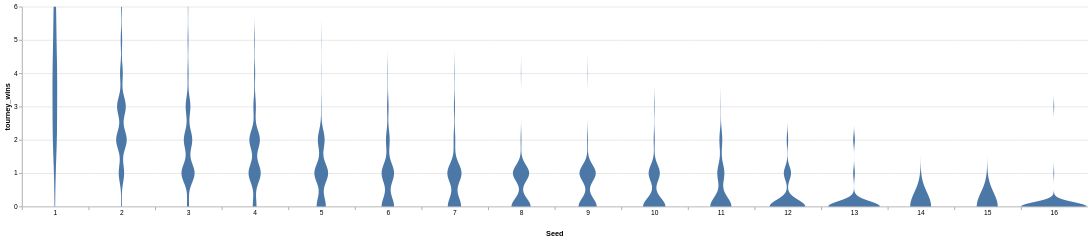

The cell this chart's notebook holds for it:
### Code cell
violin = alt.Chart(marchmadness).transform_density(
    'tourney_wins',
    as_=['tourney_wins', 'density'],
    groupby=['seed']
).mark_area(orient='horizontal').encode(
    alt.X('density:Q')
        .stack('center')
        .impute(None)
        .title(None)
        .axis(labels=False, values=[0], grid=False, ticks=True),
    alt.Y('tourney_wins'),
    alt.Column('seed:O')
        .spacing(0)
        .header(titleOrient='bottom', labelOrient='bottom', labelPadding=0)
        .title('Seed')
).configure_view(
    stroke=None
).properties(width = 100)

violin

### Figure 1 — Vega-Lite specification as saved in the notebook (floating-point values rounded to 4 significant figures; data arrays with more than 128 entries replaced by an {"elided": "..."} marker saying what was removed)
{"config": {"view": {"continuousWidth": 300, "continuousHeight": 300, "stroke": null}}, "data": {"name": "data-c93e697b85bdd5ad9bddf57d1dadf1b3"}, "mark": {"type": "area", "orient": "horizontal"}, "encoding": {"column": {"field": "seed", "header": {"titleOrient": "bottom", "labelOrient": "bottom", "labelPadding": 0}, "spacing": 0, "title": "Seed", "type": "ordinal"}, "x": {"axis": {"labels": false, "values": [0], "grid": false, "ticks": true}, "field": "density", "impute": null, "stack": "center", "title": null, "type": "quantitative"}, "y": {"field": "tourney_wins", "type": "quantitative"}}, "transform": [{"density": "tourney_wins", "groupby": ["seed"], "as": ["tourney_wins", "density"]}], "width": 100, "$schema": "https://vega.github.io/schema/vega-lite/v5.20.1.json", "datasets": {"data-c93e697b85bdd5ad9bddf57d1dadf1b3": {"elided": "2084 records"}}}
